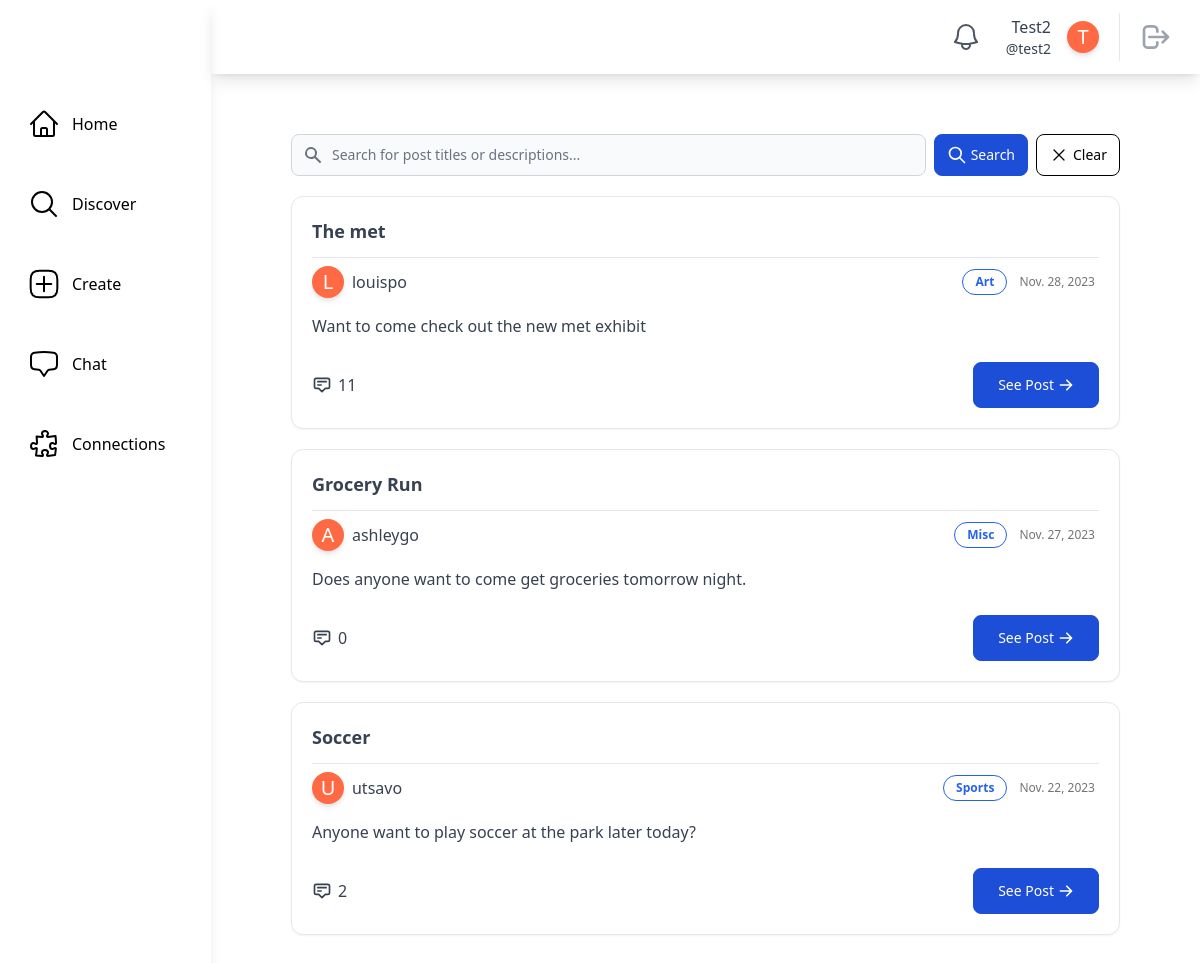
The page /discover/ (signed in) on the database its author committed.
### main/models.py (models this page shows, shortened)
class SocialUser(AbstractUser):
    class Pronouns(models.IntegerChoices):
        SHE = 1, _("She/Her")
        HE = 2, _("He/Him")
        THEY = 3, _("They/Them")
        OTHER = 4, _("Other/Prefer Not To Say")
    username = models.CharField(max_length=30, unique=True)
    email = models.EmailField(unique=True, default="@nyu.edu")
    full_name = models.CharField(max_length=50, default="")
    pronouns = models.IntegerField(default=Pronouns.OTHER, choices=Pronouns.choices)
    date_of_birth = models.DateField(null=True, validators=[validate_age])
    major = models.CharField(max_length=100, default="undeclared")
    tags = models.ManyToManyField(InterestTag, related_name="tags")
    profile_picture = models.ImageField(
        upload_to="profile_pics/", null=True, blank=True
    )
    timestamp = models.DateTimeField("timestamp", default=timezone.now)  # joined

class InterestTag(models.Model):
    name = models.CharField(max_length=50, unique=True)
    class Meta:
        db_table = "interest_tags"
        verbose_name_plural = "Interest Tags"
    def __str__(self):
        return self.name

### posts/models.py (models this page shows, shortened)
class ActivityPost(models.Model):
    class PostStatus(models.IntegerChoices):
        DRAFT = 1, _("Draft")
        ACTIVE = 2, _("Active")
        ARCHIVED = 3, _("Archived")
    class Meta:
        db_table = "activity_posts"
        verbose_name_plural = "Activity Posts"
    poster = models.ForeignKey(settings.AUTH_USER_MODEL, on_delete=models.CASCADE)
    timestamp = models.DateTimeField(auto_now_add=True)
    title = models.CharField(max_length=255)
    description = models.TextField(max_length=1023)
    status = models.IntegerField(default=PostStatus.DRAFT, choices=PostStatus.choices)
    tags = models.ManyToManyField(InterestTag)

### main/views.py (the view)
# urls.py: path("discover/", views.DiscoverPageView.as_view(), name="discover"),
@method_decorator(login_required, name="dispatch")
class DiscoverPageView(LoginRequiredMixin, generic.ListView):
    model = ActivityPost
    template_name = "main/discover.html"
    def get_queryset(self):
        query = self.request.GET.get("q")
        button_action = self.request.GET.get("action")
        if button_action == "clear" or query is None:
            object_list = ActivityPost.objects.order_by("-timestamp")[:50]
        else:
            object_list = ActivityPost.get_posts_by_search(query)
        return object_list

### main/models.py (called while the page is built)
    @classmethod
    def count_unread_notifications(cls, user):
        return (
            cls.objects.filter(models.Q(recipient_user=user, is_read=False))
            .all()
            .order_by("-timestamp")
            .count()
        )

### theme/templatetags/theme_customfilters.py (called while the page is built)
@register.filter
def count_unread_notifications(user):
    return Notification.count_unread_notifications(user)

### main/templates/main/discover.html (shortened to what this page needs)
{% extends "base.html" %}
{% block content %}
    <div class="m-20 mt-5">
        <div class="flex flex-col justify-center">
            <div class="container mx-auto mt-10 mb-10">
                <form class="flex items-center"
                      method="get"
                      action="{% url 'main:discover' %}">
                    <div class="relative w-full">
                        <div class="flex absolute inset-y-0 left-0 items-center pl-3 pointer-events-none">
                        </div>
                        <input type="text"
                               name="q"
                               class="bg-gray-50 border border-gray-300 text-gray-900 text-sm rounded-lg focus:ring-blue-500 focus:border-blue-500 block w-full pl-10 p-2.5  "
                               placeholder="Search for post titles or descriptions...">
                    </div>
                    <button type="submit"
                            name="action"
                            value="search"
                            class="inline-flex items-center py-2.5 px-3 mx-2 text-sm font-medium text-white bg-blue-700 rounded-lg border border-blue-700 hover:bg-blue-800 focus:ring-4 focus:outline-none focus:ring-blue-300 ">
                        <svg class="mr-1 w-5 h-5"
                             fill="none"
                             stroke="currentColor"
                             viewBox="0 0 24 24"
                             xmlns="http://www.w3.org/2000/svg">
                            <path stroke-linecap="round" stroke-linejoin="round" stroke-width="2" d="M21 21l-6-6m2-5a7 7 0 11-14 0 7 7 0 0114 0z">
                            </path>
                        </svg>
                        Search
                    </button>
                    <button type="submit"
                            name="action"
                            value="clear"
                            class="inline-flex items-center py-2.5 px-3 text-sm font-medium text-black bg-white rounded-lg border border-black hover:bg-gray-200 focus:ring-4 focus:outline-none focus:ring-blue-300">
                        <svg xmlns="http://www.w3.org/2000/svg"
                             fill="none"
                             viewBox="0 0 24 24"
                             stroke-width="1.5"
                             stroke="currentColor"
                             class="w-5 h-5 mr-1">
                            <path stroke-linecap="round" stroke-linejoin="round" d="M6 18L18 6M6 6l12 12" />
                        </svg>
                        Clear
                    </button>
                </form>
                <div class="mt-5">
                    {% if object_list %}
                        {% for post in object_list %}
                            <div class="mb-5">{% include "posts/post_card.html" with post=post %}</div>
                        {% endfor %}
                    {% else %}
                        <p class="text-center text-gray-500">Hmm...we couldn't find anything :/</p>
                    {% endif %}
                </div>
            </div>
        </div>
    </div>
{% endblock content %}

### theme/templates/base.html (shortened to what this page needs)
{% load static tailwind_tags %}
{% load theme_customfilters %}
<!DOCTYPE html>
<html lang="en">
    <head>
        {% tailwind_css %}
    </head>
    <body class="flex bg-white min-h-screen">
        {% if user.is_authenticated %}
            <div class="h-screen w-full bg-white relative flex overflow-hidden">
                <aside class="h-full shadow-lg w-64 flex flex-col space-y-10 items-start relative bg-white text-black">
                    <div class="h-16 flex items-center w-full">
                    </div>
                    <a href="{% url 'main:home' %}"
                       class="flex items-center ml-6 p-1 rounded hover:bg-gray-100 focus:bg-gray-100 transition duration-200 transform hover:scale-110">
                        <span class="ml-3">Home</span>
                    </a>
                    <a href="{% url 'main:discover' %}"
                       class="flex items-center ml-6 p-1 rounded hover:bg-gray-100 focus:bg-gray-100 transition duration-200 transform hover:scale-110">
                        <svg xmlns="http://www.w3.org/2000/svg"
                             fill="none"
                             viewBox="0 0 24 24"
                             stroke-width="1.5"
                             stroke="currentColor"
                             class="w-8 h-8">
                            <path stroke-linecap="round" stroke-linejoin="round" d="M21 21l-5.197-5.197m0 0A7.5 7.5 0 105.196 5.196a7.5 7.5 0 0010.607 10.607z" />
                        </svg>
                        <span class="ml-3">Discover</span>
                    </a>
                    <a href="{% url 'posts:create_post' %}"
                       class="flex items-center ml-6 p-1 rounded hover:bg-gray-100 focus:bg-gray-100 transition duration-200 transform hover:scale-110">
                        <span class="ml-3">Create</span>
                    </a>
                    <a href="{% url 'chat:chat_room_list' %}"
                       class="flex items-center ml-6 p-1 rounded hover:bg-gray-100 focus:bg-gray-100 transition duration-200 transform hover:scale-110">
                        <span class="ml-3">Chat</span>
                    </a>
                    <a href="{% url 'main:connections' user.username %}"
                       class="flex items-center ml-6 p-1 rounded hover:bg-gray-100 focus:bg-gray-100 transition duration-200 transform hover:scale-110">
                        <span class="ml-3">Connections</span>
                    </a>
                </aside>
                <div class="w-full h-full flex flex-col justify-between">
                    <header class="h-20 w-full flex items-center relative justify-end px-5 shadow-lg">
                        <a href="{% url 'main:notifications' user.username %}"
                           class="relative p-2 text-gray-600 hover:bg-gray-100 hover:text-gray-600 focus:bg-gray-100 focus:text-gray-600 rounded-full">
                           <span class="absolute top-1 left-6 text-xs bg-red-500 text-white font-medium px-1 shadow-lg rounded-full border-2 border-white">
                           </span>
                        </a>
                        <a href="{% url 'main:profile_page' user.username %}"
                           class="rounded hover:bg-gray-100 hover:text-gray-600 focus:bg-gray-100 focus:text-gray-600 px-2 ml-2">
                            <div class="flex flex-shrink-0 items-center space-x-4 text-gray-700">
                                <div class="flex flex-col items-end ">
                                    <div class="text-md font-medium ">{{ user.full_name|capfirst }}</div>
                                    <div class="text-sm font-regular">@{{ user.username }}</div>
                                </div>
                                <div class="rounded-full h-8 w-8 bg-[#ff6a45] flex items-center justify-center shadow-md border-white transition duration-200 transform hover:scale-110">
                                    {% if user.profile_picture %}
                                        {% comment %} Profile Picture with same shape {% endcomment %}
                                    {% else %}
                                            <span class="text-white text-xl">{{ user.full_name|first|capfirst }}</span>
                                    {% endif %}
                                </div>
                            </div>
                        </a>
                        <div class="border-l pl-3 ml-3 space-x-1">
                            <button class="relative p-2 text-gray-400 hover:bg-gray-100 hover:text-gray-600 focus:bg-gray-100 focus:text-gray-600 rounded-full">
                                <a href="{% url 'main:logout' %}">
                                    <svg aria-hidden="true"
                                         fill="none"
                                         viewBox="0 0 24 24"
                                         stroke="currentColor"
                                         class="h-8 w-8">
                                        <path stroke-linecap="round" stroke-linejoin="round" stroke-width="2" d="M17 16l4-4m0 0l-4-4m4 4H7m6 4v1a3 3 0 01-3 3H6a3 3 0 01-3-3V7a3 3 0 013-3h4a3 3 0 013 3v1" />
                                    </svg>
                                </a>
                            </button>
                        </div>
                    </header>
                    <main class="max-w-full h-full flex flex-col relative overflow-auto">
                        {% block content %}
                        {% endblock content %}
                    </main>
                </div>
            </div>
        {% endif %}
    </body>
</html>

### posts/templates/posts/post_card.html
<div class="rounded-xl border p-5 shadow-sm bg-white">
    <div class="text-lg font-bold text-gray-700 border-b pb-3">{{ post.title|capfirst }}</div>
    <div class="flex flex-wrap w-full items-center justify-between">
        <a href="{% url 'main:profile_page' post.poster.username %}"
           class="flex items-center hover:bg-gray-100 rounded hover:text-gray-600 focus:bg-gray-100 focus:text-gray-600 mt-2">
           <div class="rounded-full h-8 w-8 bg-[#ff6a45] flex items-center justify-center shadow-md border-white transition duration-200 transform hover:scale-110">
              {% if post.poster.profile_picture %}
                 {% comment %} Profile Picture with same shape {% endcomment %}
              {% else %}
                 <span class="text-white text-xl">{{ post.poster.full_name|first|capfirst }}</span>
              {% endif %}
           </div>
           <div class="flex items-center ml-2">
              <div class="text-md font-regular text-gray-700">{{ post.poster.username }}</div>
           </div>
        </a>
        <div class="flex flex-wrap justify-self-end items-center">
            <div class="flex items-center justify-items-start mr-2 mt-2">
                {% for tag in post.tags.all %}
                    <button class="mr-1 rounded-2xl border border-blue-600 text-blue-600 bg-white px-3 py-1 text-xs font-semibold">{{ tag }}</button>
                {% endfor %}
            </div>
            <div class="text-xs text-neutral-500 text-right mr-1 mt-2">{{ post.timestamp.date }}</div>
        </div>
    </div>
    <div class="mt-4 mb-6">
        <div class="text-gray-700">{{ post.description }}</div>
    </div>
    <div class="w-full flex flex-row justify-between">
        <div class="flex items-center transition text-gray-700 hover:text-gray-700">
            <svg xmlns="http://www.w3.org/2000/svg"
                 class="mr-1.5 h-5 w-5"
                 fill="none"
                 viewBox="0 0 24 24"
                 stroke="currentColor"
                 stroke-width="2">
                <path stroke-linecap="round" stroke-linejoin="round" d="M7 8h10M7 12h4m1 8l-4-4H5a2 2 0 01-2-2V6a2 2 0 012-2h14a2 2 0 012 2v8a2 2 0 01-2 2h-3l-4 4z" />
            </svg>
            <span>{{ post.comments.count }}</span>
        </div>
        <a href="{% url 'posts:post_details' poster=post.poster pk=post.id %}"
           class="inline-flex items-center justify-center px-6 py-3 mb-2 text-sm text-white bg-blue-700 rounded-lg border border-blue-700 hover:bg-blue-800 focus:ring-4 focus:outline-none focus:ring-blue-300 sm:w-auto sm:mb-0"
           data-primary="green-400"
           data-rounded="rounded-2xl"
           data-primary-reset="{}">
            See Post
            <svg class="w-4 h-4 ml-1"
                 xmlns="http://www.w3.org/2000/svg"
                 viewBox="0 0 20 20"
                 fill="currentColor">
                <path fill-rule="evenodd" d="M10.293 3.293a1 1 0 011.414 0l6 6a1 1 0 010 1.414l-6 6a1 1 0 01-1.414-1.414L14.586 11H3a1 1 0 110-2h11.586l-4.293-4.293a1 1 0 010-1.414z" clip-rule="evenodd">
                </path>
            </svg>
        </a>
    </div>
</div>

### rows shown on the page
SocialUser: full_name "Test2", username "test2", full_name|first "T"
ActivityPost: title "The met", poster.full_name|first "L", poster.username "louispo", timestamp "Nov. 28, 2023", description "Want to come check out the new met exhibit", comments.count "11"
InterestTag: name "Art"
ActivityPost: title "Grocery Run", poster.full_name|first "A", poster.username "ashleygo", timestamp "Nov. 27, 2023", description "Does anyone want to come get groceries tomorrow night.", comments.count "0"
InterestTag: name "Misc"
ActivityPost: title "Soccer", poster.full_name|first "U", poster.username "utsavo", timestamp "Nov. 22, 2023", description "Anyone want to play soccer at the park later today?", comments.count "2"
InterestTag: name "Sports"
